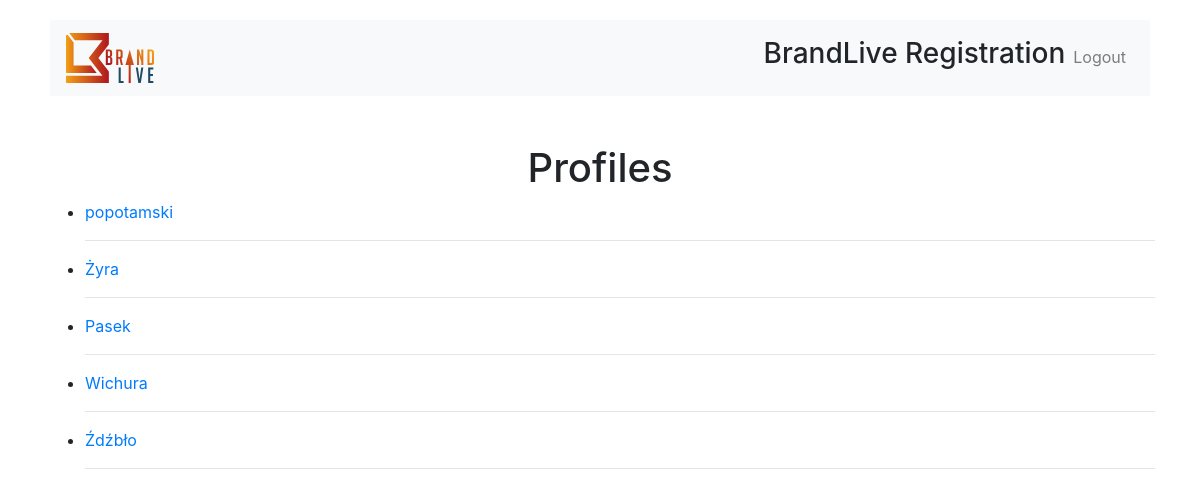
The page /profiles (signed in) on the database as committed earlier.
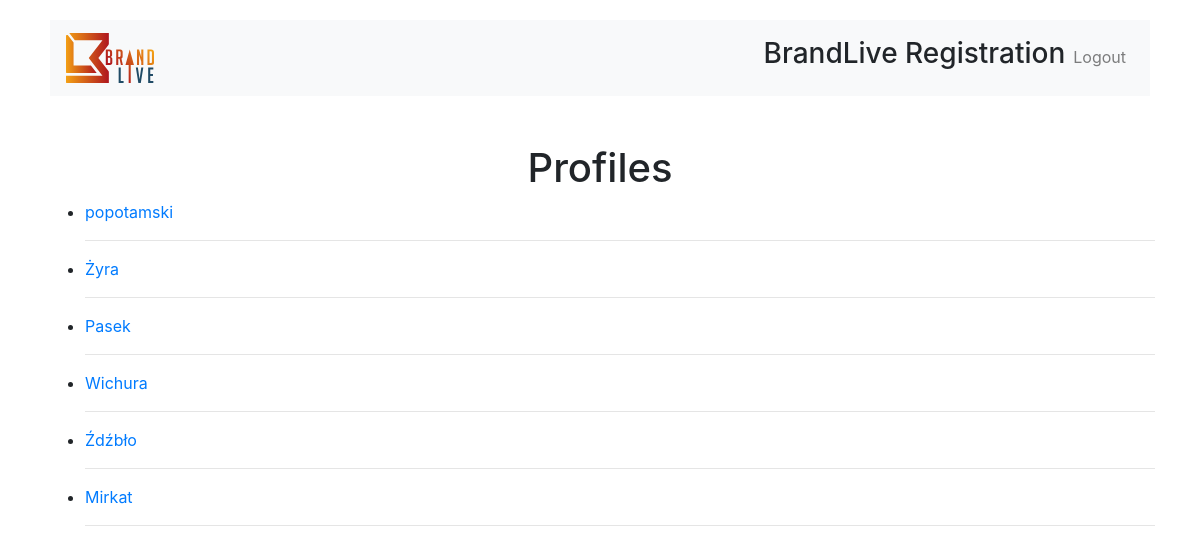
The same page on the database as committed later.
### candidate_app/models.py (models this page shows)
class CandidateProfile(User):
    gender_choice = (
        ('Female', 'Female'),
        ('Male', 'Male'),
    )
    age_choice = (
        ('16-20', '16-20'),
        ('21-30', '21-30'),
        ('31-40', '31-40'),
        ('40+', '40+'),
    )
    gender = models.CharField(max_length=20, choices=gender_choice)
    age = models.CharField(max_length=20, choices=age_choice)
    location = models.CharField(max_length=200, default='London')
    phone_number = models.CharField(max_length=20, blank=True)
    photo = models.ImageField(upload_to='images/', blank=True)
    note = models.TextField(max_length=500,
                            blank=True)
    def get_absolute_url(self):
        return reverse('profile-detail', args=[str(self.id)])

### candidate_app/views.py (the view)
# urls.py: path('profiles', CandidateProfileListView.as_view(), name='profiles'),
class CandidateProfileListView(generic.ListView):
    model = CandidateProfile

### candidate_app/templates/candidate_app/candidateprofile_list.html (shortened to what this page needs)
{% extends "base_generic.html" %}
{% block content %}
{% if request.user.is_authenticated %}
<div class="container">
  <h1 style="text-align:center">Profiles</h1>
  {% if object_list %}
  <ul>
    {% for profile in object_list %}
      <li>{{profile.fist_name}}  <a href="{{ profile.get_absolute_url }}">{{profile.last_name}}</a>
        <hr>
      </li>
    {% endfor %}
  </ul>
  {% else %}
    <p>There are no profiles in the records.</p>
  {% endif %}
  </div>
{% else %}
    <div style="text-align: center;">
        <h4> You are not Logged in. Please log in <a href="{% url 'user-login' %}">here</a></h4>
    </div>
{% endif %}
{% endblock %}

Rows that differ between the two databases and show on the page:
added CandidateProfile: last_name "Mirkat"
